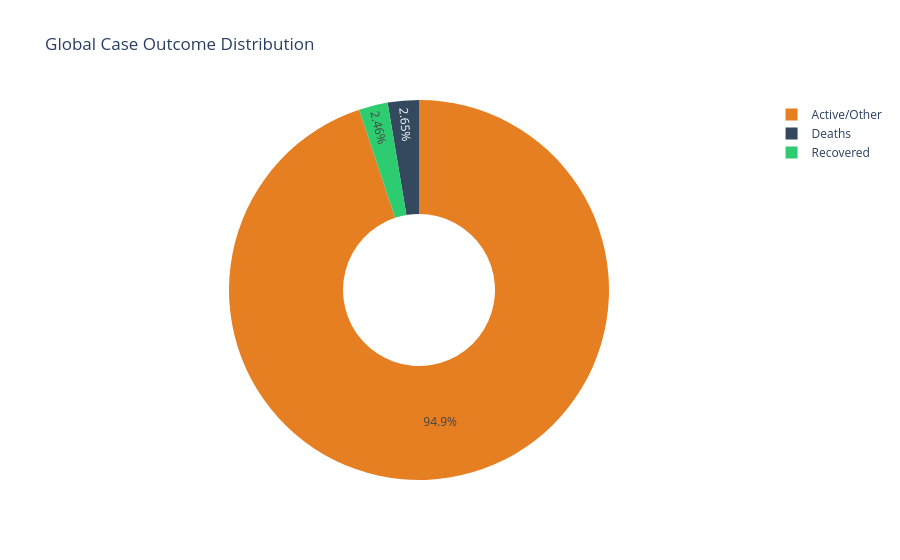

Write notebook code for a chart like this one.
### Code cell
fig = go.Figure(data=[go.Pie(labels=['Recovered', 'Deaths', 'Active/Other'],
                              values=[global_totals['Recovered'], global_totals['Deaths'],
                                      global_totals['Confirmed'] - global_totals['Recovered'] - global_totals['Deaths']],
                              hole=0.4,
                              marker_colors=['#2ecc71', '#34495e', '#e67e22'])])
fig.update_layout(title='Global Case Outcome Distribution')
fig.show()

### Figure 1 — Plotly figure (JSON) as saved in the notebook; plotly's stock layout.template omitted (floating-point values rounded to 4 significant figures)
{"data": [{"hole": 0.4, "labels": ["Recovered", "Deaths", "Active/Other"], "marker": {"colors": ["#2ecc71", "#34495e", "#e67e22"]}, "type": "pie", "values": [52, 56, 2008]}], "layout": {"title": {"text": "Global Case Outcome Distribution"}}}
